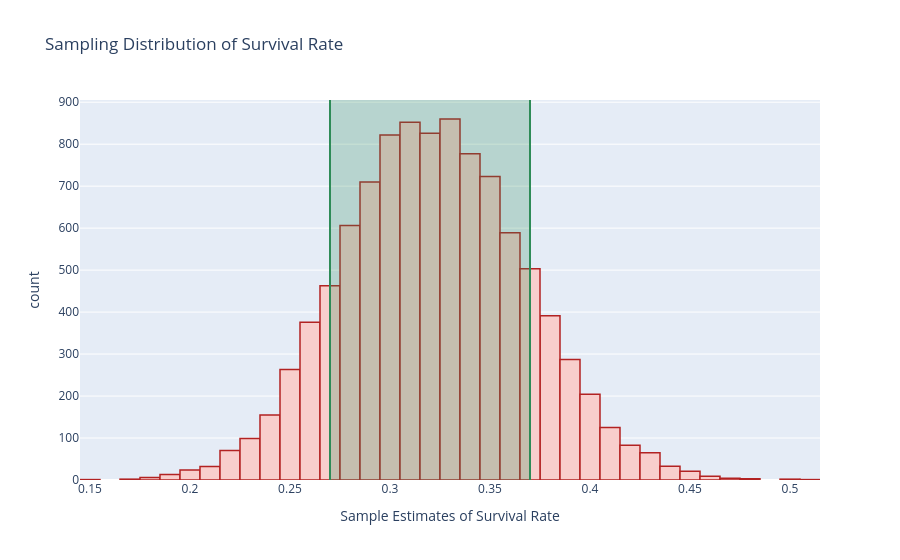

Notebook cell for this chart:
### Markdown cell above
### Interpreting the sampling distribution

**What does this sampling distribution tell us?** 

Previously we drew the following conclusion:
> The "bump" of the histogram is concentrated around the true, population survival rate. This tells us that if you take a sample at random, it's quite likely that you'll get one whose survival rate estimate is close to the population value.

But having now discussed **probability**, we can formalize this insight:
* What's the probability that the survival rate of a randomly selected sample of size $n=100$ lies within $\pm$0.05 of the true population survival rate? 
    * In other words, what's the probability that a randomly selected sample's survival rate lies in the interval 0.32$\pm$0.05 = (0.32-0.05, 0.32+0.05) = (0.27, 0.37)?
    * This is a question of **relative frequency**: among the $N=10,000$ random samples, what proportion of them had survival rates within (0.27, 0.37)?

### Code cell
results = pd.DataFrame({"surv rates":sample_surv_rates})
results["event"] = (results["surv rates"] >= 0.27) & (results["surv rates"] <= 0.37)

fig = px.histogram(results, x = "surv rates", color = "event",
                   title = "Sampling Distribution of Survival Rate",
                   labels = {"surv rates":"Sample Estimates of Survival Rate"},
                   height = 550)

fig.update_traces(showlegend = False,
                  marker_color = "#F8CECC", 
                  marker_line_color = "firebrick",
                  marker_line_width = 1.5)

fig.add_vline(x = 0.27, line_width=2, line_dash="solid", line_color="seagreen")
fig.add_vline(x = 0.37, line_width=2, line_dash="solid", line_color="seagreen")
fig.add_vrect(x0 = 0.27, x1 = 0.37, fillcolor = "seagreen", opacity = 0.25, line_width = 0)

### Figure 1 — Plotly figure (JSON) as saved in the notebook; plotly's stock layout.template omitted (floating-point values rounded to 4 significant figures; data arrays with more than 128 entries replaced by an {"elided": "..."} marker saying what was removed)
{"data": [{"alignmentgroup": "True", "bingroup": "x", "hovertemplate": "event=False<br>Sample Estimates of Survival Rate=%{x}<br>count=%{y}<extra></extra>", "legendgroup": "False", "marker": {"color": "#F8CECC", "line": {"color": "firebrick", "width": 1.5}, "pattern": {"shape": ""}}, "name": "False", "offsetgroup": "False", "orientation": "v", "showlegend": false, "type": "histogram", "x": {"elided": "2269 float values"}, "xaxis": "x", "yaxis": "y"}, {"alignmentgroup": "True", "bingroup": "x", "hovertemplate": "event=True<br>Sample Estimates of Survival Rate=%{x}<br>count=%{y}<extra></extra>", "legendgroup": "True", "marker": {"color": "#F8CECC", "line": {"color": "firebrick", "width": 1.5}, "pattern": {"shape": ""}}, "name": "True", "offsetgroup": "True", "orientation": "v", "showlegend": false, "type": "histogram", "x": {"elided": "7731 float values"}, "xaxis": "x", "yaxis": "y"}], "layout": {"autosize": true, "barmode": "relative", "legend": {"title": {"text": "event"}, "tracegroupgap": 0}, "shapes": [{"line": {"color": "seagreen", "dash": "solid", "width": 2}, "type": "line", "x0": 0.27, "x1": 0.27, "xref": "x", "y0": 0, "y1": 1, "yref": "y domain"}, {"line": {"color": "seagreen", "dash": "solid", "width": 2}, "type": "line", "x0": 0.37, "x1": 0.37, "xref": "x", "y0": 0, "y1": 1, "yref": "y domain"}, {"fillcolor": "seagreen", "line": {"width": 0}, "opacity": 0.25, "type": "rect", "x0": 0.27, "x1": 0.37, "xref": "x", "y0": 0, "y1": 1, "yref": "y domain"}], "title": {"text": "Sampling Distribution of Survival Rate"}, "xaxis": {"anchor": "y", "autorange": true, "domain": [0, 1], "range": [0.145, 0.515], "title": {"text": "Sample Estimates of Survival Rate"}, "type": "linear"}, "yaxis": {"anchor": "x", "autorange": true, "domain": [0, 1], "range": [0, 905.3], "title": {"text": "count"}}}}
